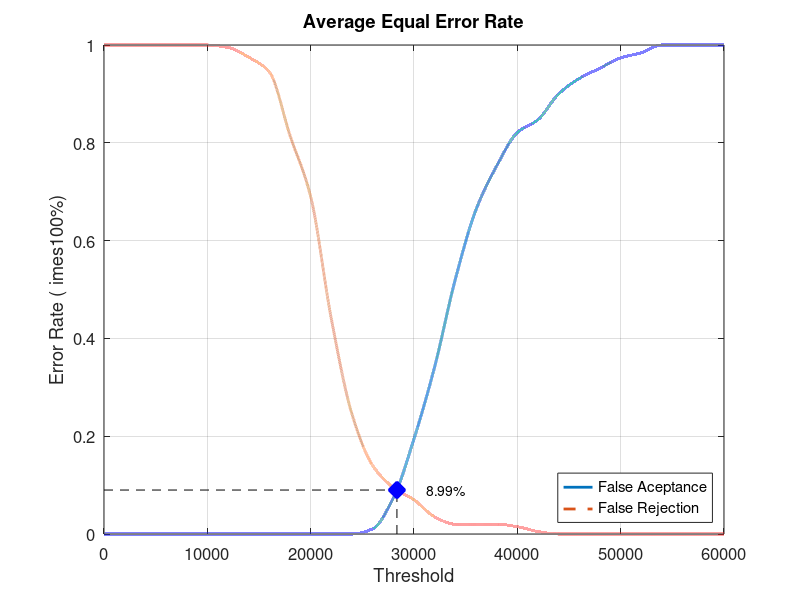
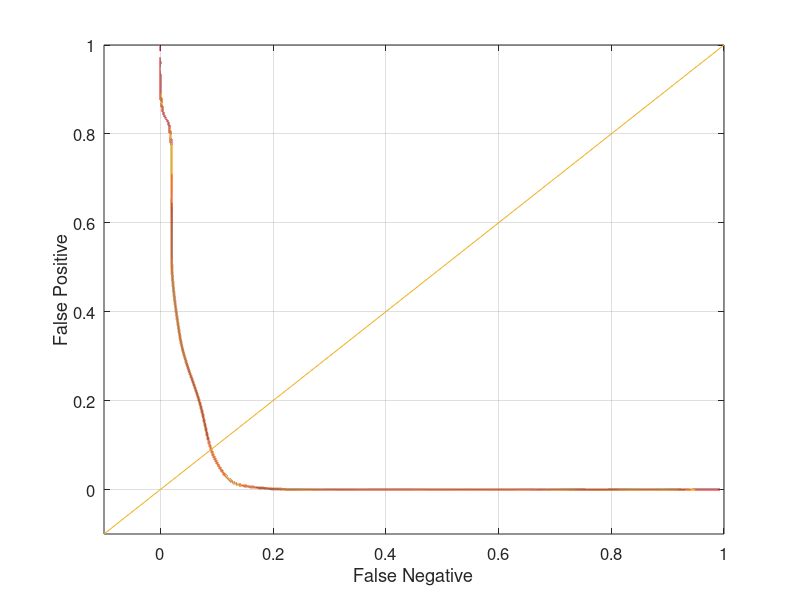

Source code (MATLAB) for these figures, in order:
close all;
clear;
clc;
x = 0:2000:60000;
xq = 0:0.5:60000;

y0 = [0 0 0 0 0 0 0 0 0 0 0 0 0 0.0105263 0.0736842 0.194737 0.342105 0.521053 0.663158 0.752632 0.821053 0.847368 0.9 0.931579 0.952632 0.973684 0.984211 1 1 1 1]
yy0 = interp1(x, y0, xq, 'pchip');
y1 = [1 1 1 1 1 1 0.995 0.975 0.945 0.815 0.69 0.44 0.245 0.14 0.095 0.07 0.035 0.02 0.02 0.02 0.015 0.005 0 0 0 0 0 0 0 0 0]
yy1 = interp1(x, y1, xq, 'pchip');

% Calculating EER: 
y2 = abs(y0 - y1);
find(y2 == min(y2))
yy2 = abs(yy0 - yy1);
xEER = find(yy2 == min(yy2));
xEERIndex = xq(xEER) % X-axis EER
yEER = yy0(xEER) % Y-axis EER

main = figure
plot(xq, yy0,'-','LineWidth', 2);	hold on
plot(xq, yy1,'--','LineWidth', 2);	hold on
plot([xEERIndex xEERIndex], [0 yEER], 'k--');	hold on
plot([0 xEERIndex], [yEER yEER], 'k--');	hold on
plot(xEERIndex, yEER, 'bx', 'LineWidth', 10);	hold on
text(xEERIndex + 10 * xEERIndex / 100, yEER, [num2str(round((10000 * yEER)) / 100) '%'])
legend('False Aceptance', 'False Rejection', 'Location', 'SouthEast')
xlabel('Threshold')
ylabel('Error Rate (	imes100%)')
title('Average Equal Error Rate')
set(gca, 'FontSize', 12)
axis([0 60000 0 1])
grid on

print(main, 'Database3_4Main', '-dpng');
FNRxFPR = figure('Color', [1 1 1]);
plot(yy1, yy0, '-', yy1, yy0, 'LineWidth', 2);
hold on
y = -0.1:0.1:1
plot(y, y); 
set(gca, 'FontSize', 12)
xlabel('False Negative')
ylabel('False Positive')
axis([-0.1 1 -0.1 1])
set(gca, 'FontSize', 12)
grid on

print(FNRxFPR, 'Database3_4FNRxFPR','-dpng');
